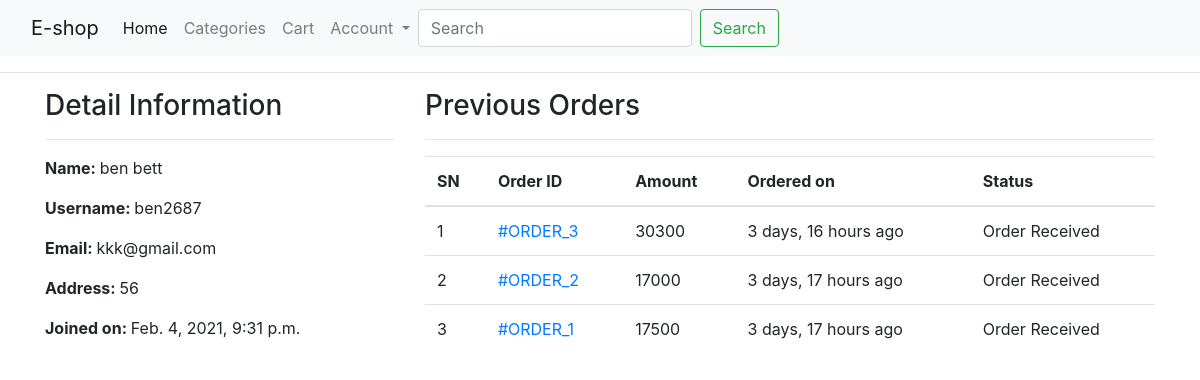
Screenshot of /profile/ (signed in) with the database file from the repository.
### shop/models.py (models this page shows, shortened)
class Customer(models.Model):
    user= models.OneToOneField(User, on_delete=models.CASCADE)
    full_name = models.CharField(max_length=200)
    address = models.CharField(max_length=200, null=True, blank=True)
    joined_on = models.DateTimeField(auto_now_add=True)

class Order(models.Model):
    cart = models.OneToOneField(Cart, on_delete=models.CASCADE)
    ordered_by = models.CharField(max_length=200)
    shipping_address = models.CharField(max_length=200)
    mobile = models.CharField(max_length=10)
    email = models.EmailField(null=True, blank=True)
    subtotal = models.PositiveIntegerField()
    discount = models.PositiveIntegerField()
    total = models.PositiveIntegerField()
    order_status = models.CharField(max_length=50, choices=ORDER_STATUS)
    created_at = models.DateTimeField(auto_now_add=True)
    payment_method = models.CharField(
        max_length=20, choices=METHOD, default="Cash On Delivery")
    payment_completed = models.BooleanField(
        default=False, null=True, blank=True)

### shop/views.py (the view)
# urls.py: path("profile/", CustomerProfileView.as_view(), name="customerprofile"),
class CustomerProfileView(TemplateView):
    template_name = "customerprofile.html"
    def dispatch(self, request, *args, **kwargs):
        if request.user.is_authenticated and Customer.objects.filter(user=request.user).exists():
            pass
        else:
            return redirect("/login/?next=/profile/")
        return super().dispatch(request, *args, **kwargs)
    def get_context_data(self, **kwargs):
        context = super().get_context_data(**kwargs)
        customer = self.request.user.customer
        context['customer'] = customer
        orders = Order.objects.filter(cart__customer=customer).order_by("-id")
        context["orders"] = orders
        return context

### templates/customerprofile.html (shortened to what this page needs)
{% extends 'base.html' %}
{% block content %}
<div class="container">
    <div class="row">
        <div class="col-md-4">
            <h3>Detail Information</h3><hr>
            <p><span class="font-weight-bold">Name: </span> {{customer.full_name}}</p>
            <p><span class="font-weight-bold">Username: </span> {{customer.user.username}}</p>
            <p><span class="font-weight-bold">Email: </span> {{customer.user.email}}</p>
            <p><span class="font-weight-bold">Address: </span> {{customer.address}}</p>
            <p><span class="font-weight-bold">Joined on: </span> {{customer.joined_on}}</p>
        </div>
        <div class="col-md-8">
            <h3>Previous Orders</h3>
            <hr>
            <table class="table">
                <thead>
                    <tr>
                        <th>SN</th>
                        <th>Order ID</th>
                        <th>Amount</th>
                        <th>Ordered on</th>
                        <th>Status</th>
                    </tr>
                </thead>
                <tbody>
                    {% for ord in orders %}
                    <tr>
                        <td>{{forloop.counter}}</td>
                        <td><a href="{% url 'shop:customerorderdetail' ord.pk %}"> #ORDER_{{ord.id}}</a></td>
                        <td>{{ord.total}}</td>
                        <td>{{ord.created_at|timesince}} ago</td>
                        <td>{{ord.order_status}}</td>
                    </tr>
                    {% endfor %}
                </tbody>
            </table>
        </div>
    </div>
</div>
{% endblock %}

### rows the page displays
Customer: full_name "ben bett", user.username "ben2687", user.email "kkk@gmail.com", address "56", joined_on "Feb. 4, 2021, 9:31 p.m."
Order: id "3", total "30300", created_at "3 days, 16 hours", order_status "Order Received"
Order: id "2", total "17000", created_at "3 days, 17 hours", order_status "Order Received"
Order: id "1", total "17500", created_at "3 days, 17 hours", order_status "Order Received"
